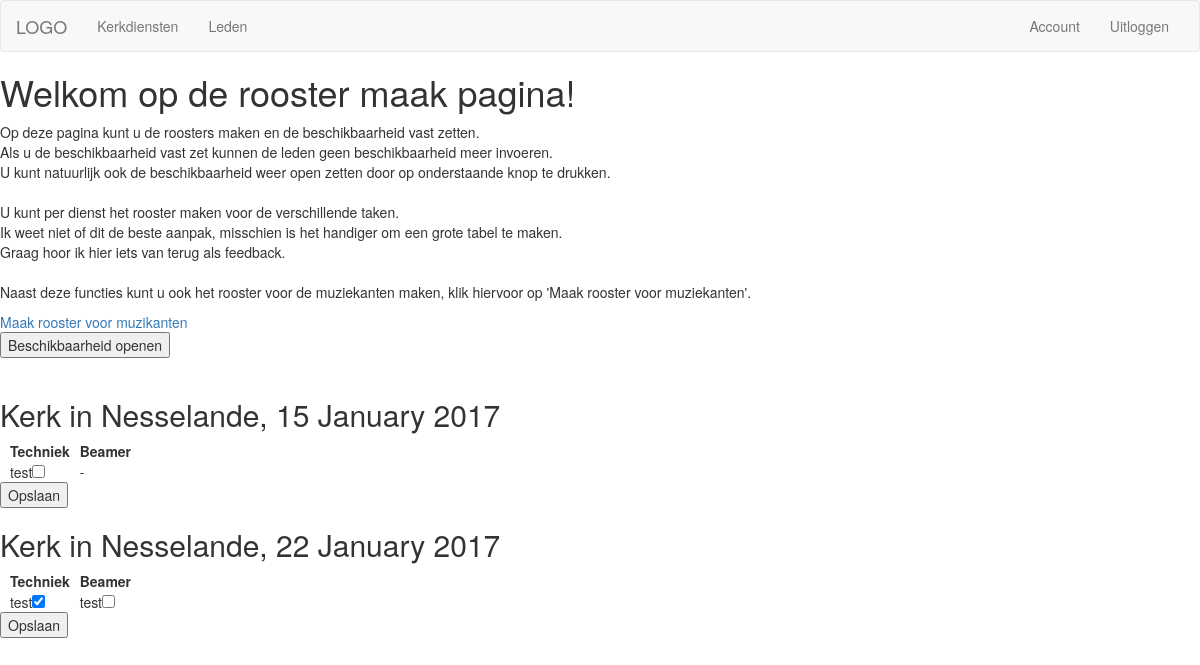
Page /kerkdiensten/rooster/ (signed in) on the earlier database version.
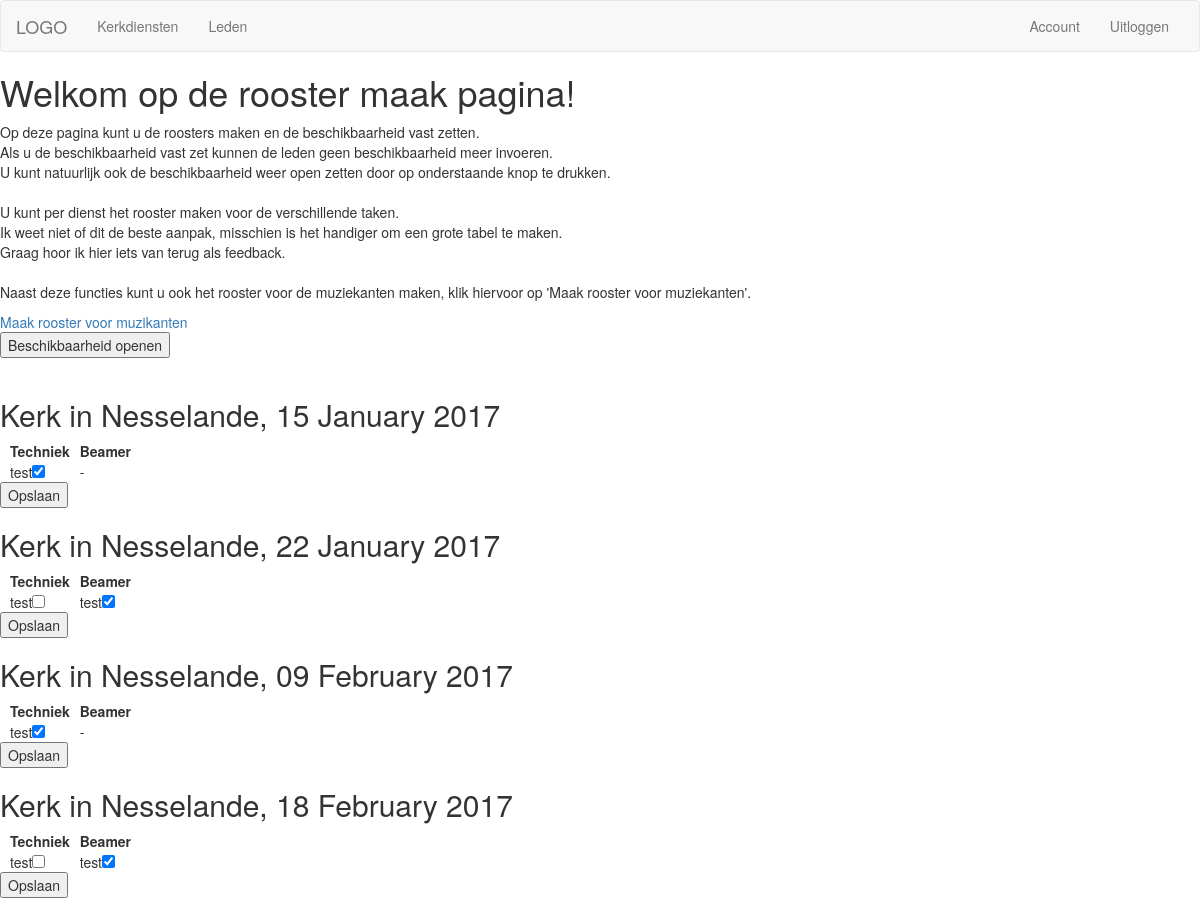
Same page on the later database version.
### kerkdiensten/models.py (models this page shows, shortened)
class Rollen(models.Model):
    rollen = models.CharField(max_length=256)
    rol_id = models.CharField(max_length=64)
    beschikbaarheid = models.BooleanField(default=False)
    def __str__(self):
        return self.rollen
    class Meta:
        verbose_name_plural = 'rollen'

class Kerkdiensten(models.Model):
    kerk = models.ForeignKey('Kerken', default=None)
    start_time = models.DateField()
    soort_dienst = models.ForeignKey('DienstSoorten', default='kerkdienst')
    beschikbaar = models.ManyToManyField('UserRoll', default=None, blank=True, related_name='kerkdienst_beschikbaar')
    beschikbaarheid_open = models.BooleanField(default=True)
    ingeroosterd = models.ManyToManyField('UserRoll', default=None, blank=True, related_name='kerkdienst_ingeroosterd')
    def __str__(self):
        return self.kerk.kerk_naam + ', ' + self.start_time.strftime('%d %B %Y')
    class Meta:
        verbose_name_plural = 'kerkdiensten'

class Kerken(models.Model):
    kerk_naam = models.CharField(max_length=256)
    kerk_soort = models.CharField(max_length=256)
    class Meta:
        verbose_name_plural = 'kerken'

class UserRoll(models.Model):
    user = models.ForeignKey(User)
    rol = models.ForeignKey(Rollen)
    instrument = models.ForeignKey('Instrumenten', null=True, blank=True)
    def __str__(self):
        return self.user.username + ':' + self.rol.rollen
    class Meta:
        verbose_name_plural = 'UserRoll'

### kerkdiensten/views.py (the view)
@login_required
def rooster(request):
    user_details = User_details.objects.get(user=request.user)
    kerk_diensten = Kerkdiensten.objects.all().filter(kerk=user_details.kerk)
    rollen = Rollen.objects.all()
    rollenv2 = Rollen.objects.all().filter(beschikbaarheid=True).exclude(rollen='Muzikant')
    kerkDienst = kerk_diensten[1]
    kerkDienstBeschikbaarheid = kerkDienst.beschikbaar.all()
    def get_items(itemToGet, beschikbaarheid):
        x = []
        for beschikte in beschikbaarheid:
            if beschikte.rol == itemToGet:
                x.append(beschikte)
        y = len(x)
        return x, y
    kerkDienstDict = {}
    ingeroosterdDict = {}
    for kerkDienst in kerk_diensten:
        kerkDienstBeschikbaarheid = kerkDienst.beschikbaar.all()
        yDict = {}
        maxRows = 0
        for rol in rollenv2:
            itemsToGet, length = get_items(rol, kerkDienstBeschikbaarheid)
            if length > maxRows:
                maxRows = length
            yDict[rol] = itemsToGet
        endList = []
        for i in range(maxRows):
            endList.append([])
            for rol in rollenv2:
                try:
                    endList[i].append(yDict[rol][i])
                except:
                    endList[i].append(None)
        kerkDienstDict[kerkDienst] = endList
        ingeroosterdDict[kerkDienst] = kerkDienst.ingeroosterd.all()
    return render(request, 'kerkdiensten/rooster.html', {'user_details':user_details, 'kerk_diensten':kerk_diensten, 'rollen':rollen, 'rollenv2':rollenv2, 'kerkDienstDict':kerkDienstDict, 'ingeroosterdDict':ingeroosterdDict,})

### kerkdiensten/templatetags/gen_iter.py (called while the page is built)
@register.filter(name='dictkey')
def keyvalue(dict, key):
    return dict[key]

@register.filter(name='alleRollen')
def alleRollen(user):
    userDetails = get_object_or_404(User_details, user=user)
    return userDetails.rollen_v2.all()

### kerkdiensten/templates/kerkdiensten/rooster.html (shortened to what this page needs)
{% extends 'kerkdiensten/base_kerkdiensten.html' %}
{% load gen_iter %}
{% block body %}
<h1>Welkom op de rooster maak pagina!</h1>
<p>
    Op deze pagina kunt u de roosters maken en de beschikbaarheid vast zetten.<br />
    Als u de beschikbaarheid vast zet kunnen de leden geen beschikbaarheid meer invoeren.<br />
    U kunt natuurlijk ook de beschikbaarheid weer open zetten door op onderstaande knop te drukken.<br />
    <br />
    U kunt per dienst het rooster maken voor de verschillende taken.<br />
    Ik weet niet of dit de beste aanpak, misschien is het handiger om een grote tabel te maken.<br />
    Graag hoor ik hier iets van terug als feedback.<br />
    <br />
    Naast deze functies kunt u ook het rooster voor de muziekanten maken, klik hiervoor op 'Maak rooster voor muziekanten'.<br />
</p>
<a href="{% url 'kerkdiensten:rooster_muzikanten' %}">Maak rooster voor muzikanten</a>
<form method="post" action="{% url 'kerkdiensten:toggle_beschikbaarheid' %}">
    <input type="submit" value="{% if kerk_diensten.0.beschikbaarheid_open %}Beschikbaarheid vastzetten{% else %}Beschikbaarheid openen{% endif %}">
</form>
<br />
{% for kerkDienst in kerkDienstDict %}
<form action="{% url 'kerkdiensten:maak_rooster' %}" method="post">
    <h2>{{ kerkDienst }}</h2>
    <table>
        <tr>
            {% for rol in rollenv2 %}
            <th style="padding-left:10px;">{{ rol }}</th>
            {% endfor %}
        </tr>
        {% for row in kerkDienstDict|dictkey:kerkDienst %}
        <tr>
            {% for col in row %}
            {% if col.user %}
            <td style="padding-left:10px;">{{col.user}}{% if not col.instrument == None %}:{{ col.instrument }}{% endif %}<input type="checkbox" name="{{ kerkDienst.pk }}" value="{{ col }}" {% if col in ingeroosterdDict|dictkey:kerkDienst %} checked {% endif %}></td>
            {% else %}
            <td style="padding-left:10px;">-</td>
            {% endif %}
            {% endfor %}
        </tr>
        {% endfor %}
    </table>
    <input type="submit" value="Opslaan">
</form>
{% endfor %}
<br />
{% endblock body %}

### kerkdiensten/templates/kerkdiensten/base_kerkdiensten.html (shortened to what this page needs)
{% extends 'base.html' %}
{% load gen_iter %}
{% block navitems %}
<div class="collapse navbar-collapse">
    <ul class="nav navbar-nav">
        <li><a href="{% url 'kerkdiensten:index' %}">Kerkdiensten</a></li>
        {% for rollh in request.user|alleRollen %}
        {% if rollh.rollen == 'Beheerder' %}
        <li><a href="{% url 'kerkdiensten:leden' %}">Leden</a></li>
        {% endif %}
        {% endfor %}
    </ul>
    <ul class="nav navbar-nav navbar-right">
        <li><a href="{% url 'kerkdiensten:profile' %}">Account</a></li>
        <li><a href="{% url 'home:logout' %}">Uitloggen</a></li>
    </ul>
</div>
{% endblock navitems%}

Differences in the rows shown:
computed for Kerkdiensten "Kerk in Nesselande, 15 January 2017": pk "☐" → "☑"
computed for Kerkdiensten "Kerk in Nesselande, 22 January 2017": pk "☑" → "☐"; pk "☐" → "☑"
added Kerkdiensten: kerk+start_time "Kerk in Nesselande, 09 February 2017", pk "☑", Rollen (rollen "Techniek"), Rollen (rollen "Beamer"), UserRoll (user "test")
added Kerkdiensten: kerk+start_time "Kerk in Nesselande, 18 February 2017", pk "☑", Rollen (rollen "Techniek"), Rollen (rollen "Beamer"), UserRoll (user "test"), UserRoll (user "test")
